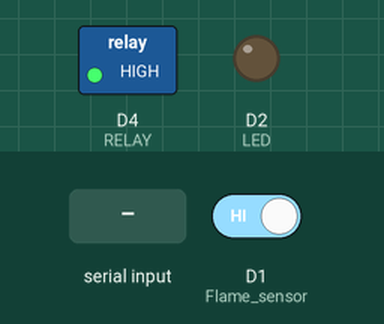
This sketch was run on a simulated ESP8266 (NodeMCU). Shown: switched loads named in the sketch (green lamp = pin HIGH), output pins drawn as LEDs (lit = HIGH). The inputs (shaded band) are chosen by the test bench; at power-on: D1 (Flame_sensor) HIGH. WiFi joins after 1.5 s; servers stay silent unless stated; web services answer with replies made up by the test bench; what the sketch prints to the serial monitor is not drawn.

Above: at 4.8 s.
4.9 s: "1\n" received over Serial
6.4 s: D1 (Flame_sensor) driven LOW
At 7.8 s:
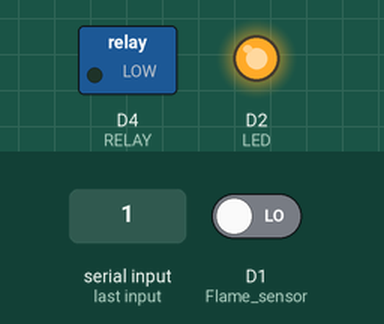
8.4 s: D1 (Flame_sensor) driven HIGH
At 9.9 s:
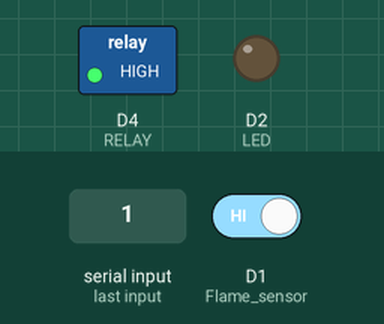
Timing chart, 0 to 11.4 s (numbered marks = the images above; inputs shaded):
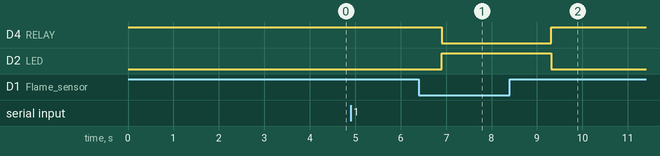

The sketch:

fire_ifttt_msg_call_relay_buzzer.ino
```cpp
#include <ESP8266WiFi.h>
#include <ESP8266HTTPClient.h>

const char* ssid = "Galaxy M31A7A6";
const char* password = "idkbruhh";

WiFiClient client;

int LED = D2;
int RELAY = D4;
int Flame_sensor = D1;
int Flame_detected;

bool fireNotified = false;  // prevent multiple IFTTT triggers
String phoneNumber = "";    // +916360120183

// ---------- Setup WiFi ----------
void setupWifi() {
  WiFi.mode(WIFI_STA);
  WiFi.begin(ssid, password);

  Serial.print("Connecting to WiFi: ");
  Serial.println(ssid);

  while (WiFi.status() != WL_CONNECTED) {
    delay(1000);
    Serial.print(".");
  }
  Serial.println("\n✅ Connected to WiFi!");
}

// ---------- Send Notification (IFTTT Notification + Call) ----------
int sendNotification(String number) {
  HTTPClient http;
  int ret = 0;

  // ----------- 1️⃣ IFTTT Notification Applet -----------
  Serial.println("[HTTP] Sending IFTTT Notification...");
  http.begin(client, "http://maker.ifttt.com/trigger/firemsg/with/key/cFD9sxzKEY8bIPt8drJk__?value1=" + phoneNumber);

  int httpCode = http.GET();
  if (httpCode > 0) {
    Serial.printf("[HTTP] Notification GET code: %d\n", httpCode);
    if (httpCode == HTTP_CODE_OK) {
      String payload = http.getString();
      Serial.println(payload);
    }
  } else {
    ret = -1;
    Serial.printf("[HTTP] GET failed (notification), error: %s\n", http.errorToString(httpCode).c_str());
  }
  http.end();

  // ----------- 2️⃣ IFTTT Call Applet -----------
  Serial.println("[HTTP] Triggering IFTTT Call Applet with phone number...");
  String url = "http://maker.ifttt.com/trigger/Fire/with/key/cFD9sxzKEY8bIPt8drJk__";
  http.begin(client, url);

  httpCode = http.GET();
  if (httpCode > 0) {
    Serial.printf("[HTTP] Call GET code: %d\n", httpCode);
    if (httpCode == HTTP_CODE_OK) {
      String payload = http.getString();
      Serial.println(payload);
    }
  } else {
    ret = -1;
    Serial.printf("[HTTP] GET failed (call), error: %s\n", http.errorToString(httpCode).c_str());
  }
  http.end();

  return ret;
}

// ---------- Detect Fire ----------
void detectFire() {
  Flame_detected = digitalRead(Flame_sensor);

  if (Flame_detected == LOW) { // Flame detected (LOW signal)
    Serial.println("🔥 Flame detected! Take action immediately!");
    digitalWrite(LED, HIGH);
    digitalWrite(RELAY, LOW);

    if (!fireNotified && phoneNumber != "") {
      sendNotification(phoneNumber);
      fireNotified = true;
    }
  } else {
    digitalWrite(LED, LOW);
    digitalWrite(RELAY, HIGH);
    fireNotified = false; // reset notification flag when fire is gone
  }
}

// ---------- Setup ----------
void setup() {
  Serial.begin(115200);
  pinMode(LED, OUTPUT);
  pinMode(RELAY, OUTPUT);
  digitalWrite(RELAY, HIGH);
  pinMode(Flame_sensor, INPUT_PULLUP);

  setupWifi();

  delay(2000);

  // Ask for phone number
  Serial.println("\n📱 Enter the phone number to send alert to:");
  while (phoneNumber == "") {
    if (Serial.available() > 0) {
      phoneNumber = Serial.readStringUntil('\n');
      phoneNumber.trim();
      if (phoneNumber.length() > 0) {
        Serial.print("✅ Phone number set to: ");
        Serial.println(phoneNumber);
      } else {
        Serial.println("⚠️ Invalid entry. Please enter a valid phone number:");
      }
    }
  }

  Serial.println("\n🚨 Fire detection system is now active!");
}

// ---------- Main Loop ----------
void loop() {
  if (WiFi.status() != WL_CONNECTED) {
    setupWifi();
  }

  detectFire();
  delay(1000); // check every second
}
```

Measured:
- after the input at 4.9 s, every drawn part: stays the same
- after the input at 6.4 s, D4 (RELAY): HIGH → LOW after 0.50 s; D2 (LED): LOW → HIGH after 0.50 s
- after the input at 8.4 s, D4 (RELAY): LOW → HIGH after 0.91 s; D2 (LED): HIGH → LOW after 0.91 s
